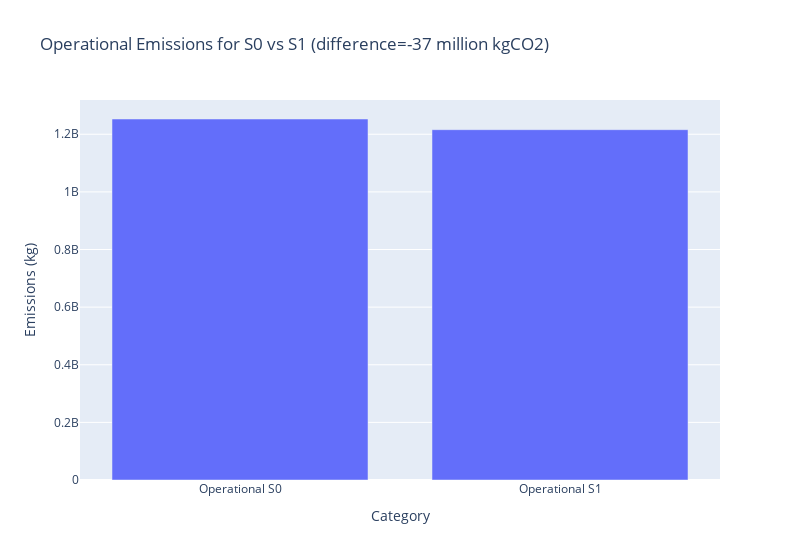
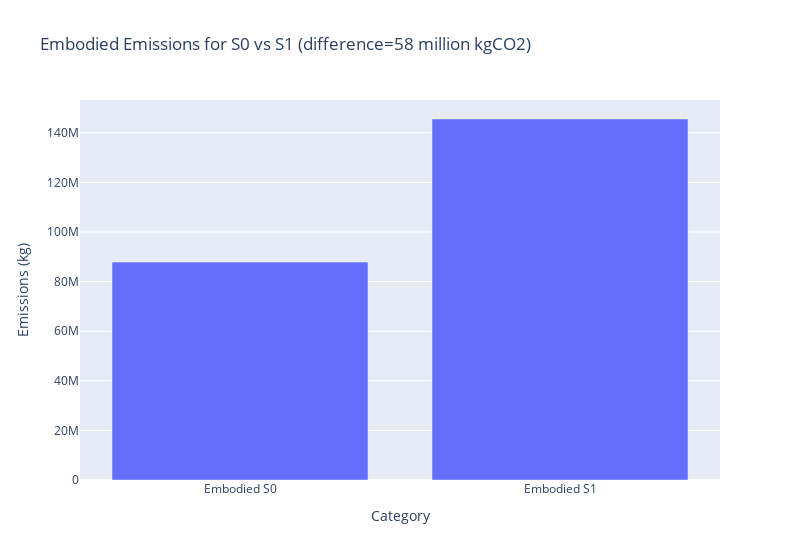

These figures' notebook cell, in order:
### Code cell
df = amsterdam_emissions_2015.copy()
operational_s0 = df['operational_kg_s0'].sum()
operational_s1 = df['operational_kg_s1'].sum()
embodied_s0 = df['embodied_kg_s0'].sum()
embodied_s1 = df['embodied_kg_s1'].sum()

# operational emissions plot
data = {
    "Category": ["Operational S0", "Operational S1"],
    "Emissions (kg)": [operational_s0, operational_s1]
}
df_plot = pd.DataFrame(data)
fig = px.bar(df_plot, x="Category", y="Emissions (kg)", 
             title=f"Operational Emissions for S0 vs S1 (difference={round((operational_s1 - operational_s0)/1000000)} million kgCO2)")
fig.update_layout(width=800)
fig.show()

# embodied emissions plot 
data = {
    "Category": ["Embodied S0", "Embodied S1"],
    "Emissions (kg)": [embodied_s0, embodied_s1]
}
df_plot = pd.DataFrame(data)
fig = px.bar(df_plot, x="Category", y="Emissions (kg)", 
             title=f"Embodied Emissions for S0 vs S1 (difference={round((embodied_s1 - embodied_s0)/1000000)} million kgCO2)")
fig.update_layout(width=800)
fig.show()

### Figure 1 — Plotly figure (JSON) as saved in the notebook; plotly's stock layout.template omitted (floating-point values rounded to 4 significant figures)
{"data": [{"alignmentgroup": "True", "hovertemplate": "Category=%{x}<br>Emissions (kg)=%{y}<extra></extra>", "legendgroup": "", "marker": {"color": "#636efa", "pattern": {"shape": ""}}, "name": "", "offsetgroup": "", "orientation": "v", "showlegend": false, "textposition": "auto", "type": "bar", "x": ["Operational S0", "Operational S1"], "xaxis": "x", "y": [1252959345, 1215903006], "yaxis": "y"}], "layout": {"barmode": "relative", "legend": {"tracegroupgap": 0}, "title": {"text": "Operational Emissions for S0 vs S1 (difference=-37 million kgCO2)"}, "width": 800, "xaxis": {"anchor": "y", "domain": [0, 1], "title": {"text": "Category"}}, "yaxis": {"anchor": "x", "domain": [0, 1], "title": {"text": "Emissions (kg)"}}}}

### Figure 2 — Plotly figure (JSON) as saved in the notebook; plotly's stock layout.template omitted (floating-point values rounded to 4 significant figures)
{"data": [{"alignmentgroup": "True", "hovertemplate": "Category=%{x}<br>Emissions (kg)=%{y}<extra></extra>", "legendgroup": "", "marker": {"color": "#636efa", "pattern": {"shape": ""}}, "name": "", "offsetgroup": "", "orientation": "v", "showlegend": false, "textposition": "auto", "type": "bar", "x": ["Embodied S0", "Embodied S1"], "xaxis": "x", "y": [87857251, 145568950], "yaxis": "y"}], "layout": {"barmode": "relative", "legend": {"tracegroupgap": 0}, "title": {"text": "Embodied Emissions for S0 vs S1 (difference=58 million kgCO2)"}, "width": 800, "xaxis": {"anchor": "y", "domain": [0, 1], "title": {"text": "Category"}}, "yaxis": {"anchor": "x", "domain": [0, 1], "title": {"text": "Emissions (kg)"}}}}
